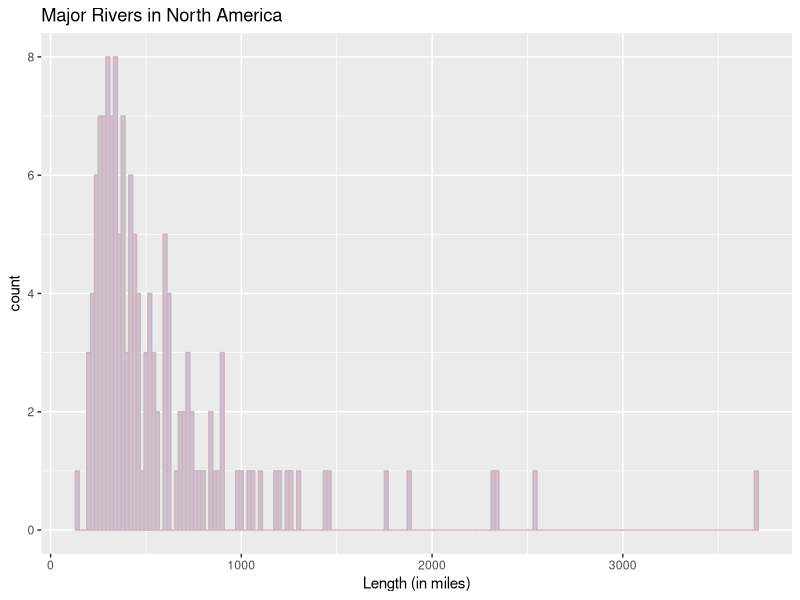
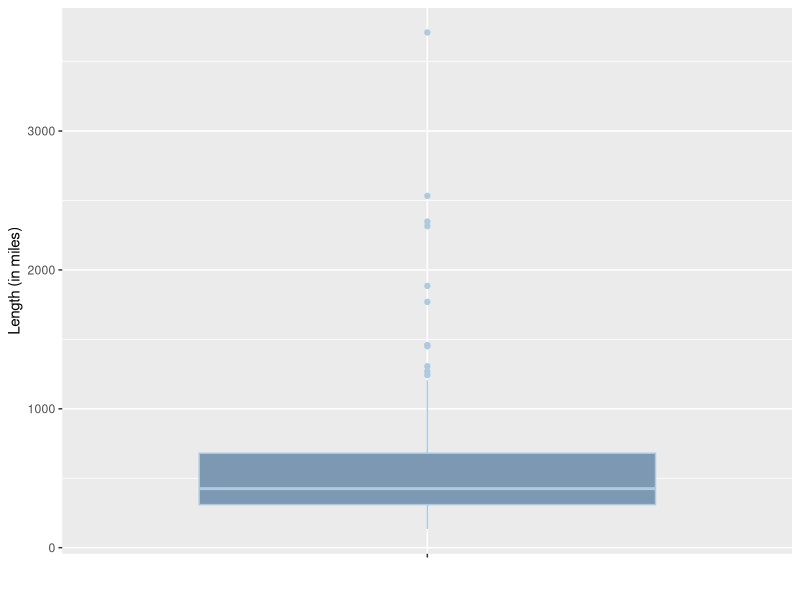
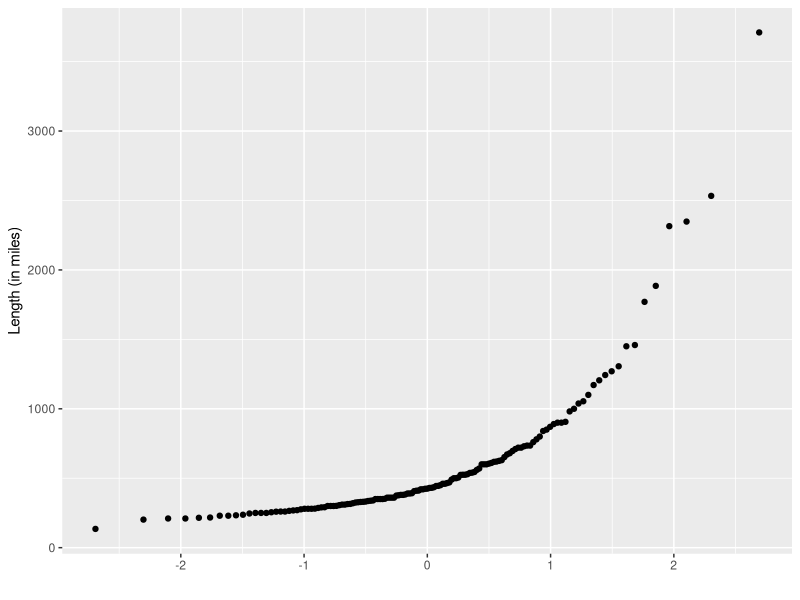

Write the R code that produced these figures, in order.
library(ggplot2)

rr=data.frame(rivers)
View(rr)

ggplot(rr, aes(x=rivers))+geom_histogram(binwidth = 20, col='#C9B6BE', fill='#D1BECF')+
  ggtitle("Major Rivers in North America")+
  xlab("Length (in miles)")

ggplot(rr, aes(x="", y=rivers))+geom_boxplot(col='#ACCBE1', fill='#7C98B3')+
  xlab("")+
  ylab("Length (in miles)")

summary(rr)
outlier_river <- 680-310
outlier_river*1.5 -> river_outlier
680+river_outlier
310-river_outlier

ggplot(rr, aes(sample=rivers))+geom_qq()+
  xlab("")+
  ylab("Length (in miles)")